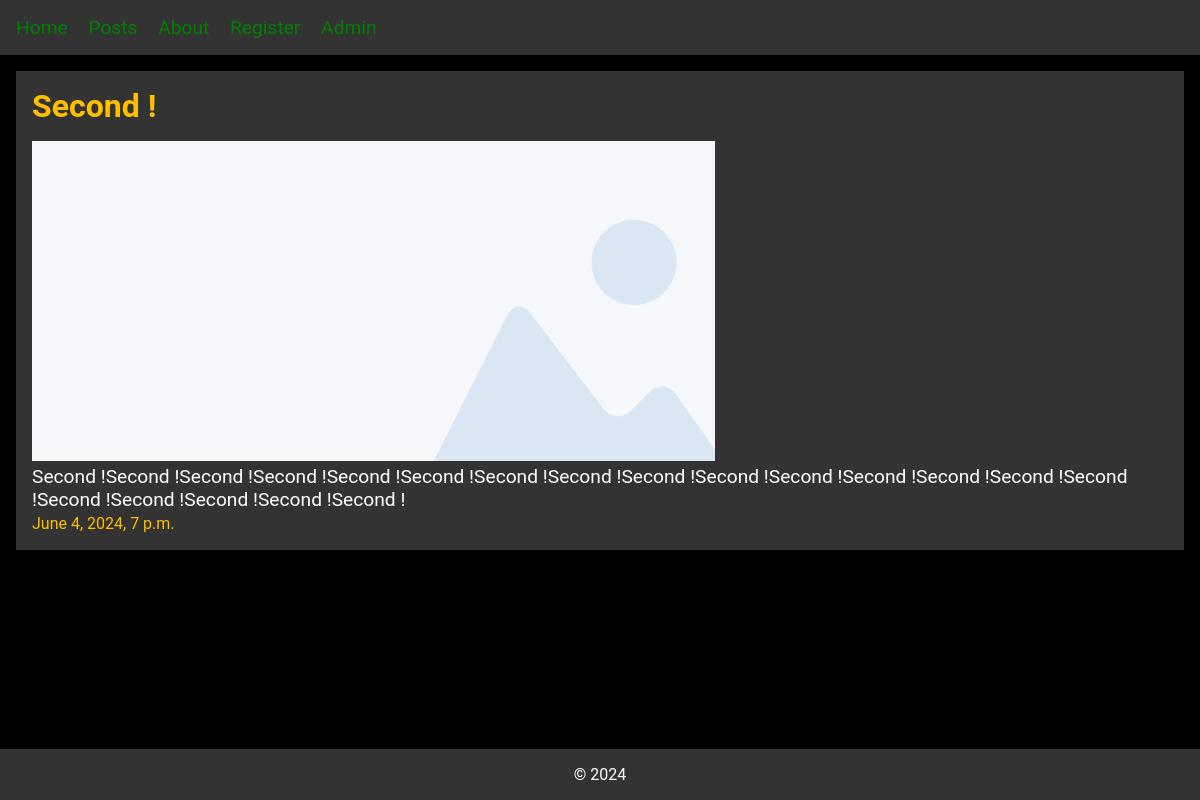
/posts/sec/, run on the app's committed database.
### posts/models.py (models this page shows, shortened)
class Post(models.Model):
    title = models.CharField(max_length=200)
    body = models.TextField()
    slug = models.SlugField(max_length=200, unique=True)
    date = models.DateTimeField(auto_now_add=True)
    banner = models.ImageField(upload_to='banners/', default='banners/default.jpg', blank=True)

### posts/views.py (the view)
# urls.py: path('<slug:slug>/', views.post_detail, name='details'),
def post_detail(request, slug):
    post = Post.objects.get(slug=slug)
    return render(request, 'posts/post_detail.html', {
        "post": post
    })

### posts/templates/posts/post_detail.html (shortened to what this page needs)
{% extends "layout.html" %}
{% load static %}
{% block content %}
<link rel="stylesheet" href="{% static 'css/post.css' %}">
<article>
    <h2>{{ post.title }}</h2>
    <img src="{{ post.banner.url }}" alt="{{ post.title }}" style="height: 20rem; overflow: hidden; max-width: 100%;">
    <p>{{ post.body|safe }}</p>
    <p><small>{{ post.date }}</small></p>
</article>
{% endblock %}

### static/css/style.css (style rules this page uses)
* { margin: 0; padding: 0; box-sizing: border-box; scrollbar-width: none; }
body { font-family: 'Roboto', sans-serif; background-color: #000000; color: whitesmoke; font-size: 16px; display: flex; flex-direction: column; }

### static/css/post.css (style rules this page uses)
article { padding: 1rem; background-color: #333333; color: white; margin-bottom: 1rem; }
article p { font-size: 1.2rem; }
article small { color: #ffbf00; }
h2 { font-size: 2rem; margin-bottom: 1rem; color: #ffbf00; }

### data on the page
Post: title "Second !", banner (placeholder picture), body "Second !Second !Second !Second !Second !Second !Second !Second !Second !Second !Second !Second !Second !Second !Second !Second !Second !Second !Second !Second !", date "June 4, 2024, 7 p.m."
